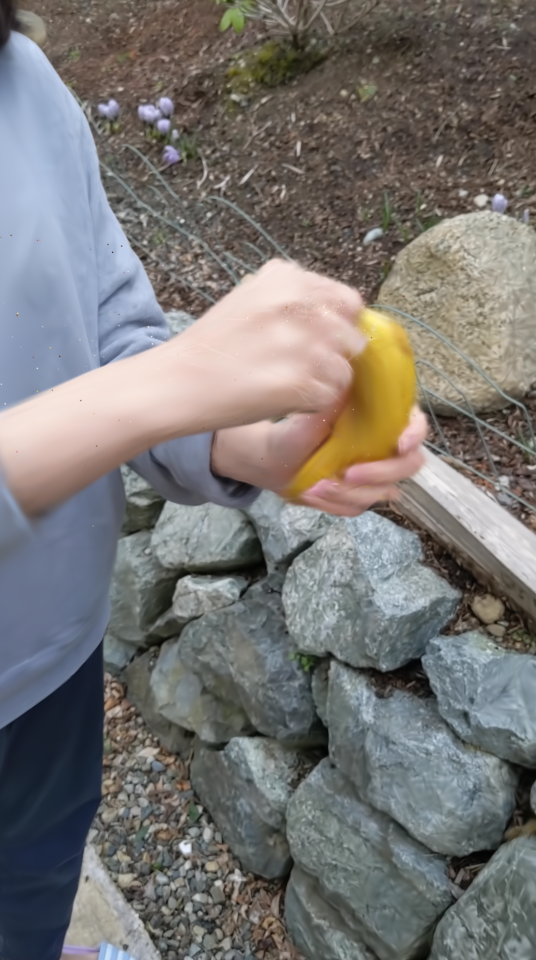
#> input picture compare_rgb/banner/virg-peel-banana_ours_00010.png, 536 x 960 px, found by its file name
$ python draw_box.py
#> lines starting #> are read from the running program, lines starting #| are printed output that depends on the picture; after the words box and inside, x2 and y2 are one past the last pixel; in counts of white or black regions, pixels touching at a corner belong together
import cv2

if __name__ == '__main__':

    # 读取原始图像
    ori_path = 'compare_rgb/nv3d/virg-peel-banana_ours_00010.png'

    dst_path = ori_path.replace('experiment_rgb', 'experiment_box').replace('.png', '_box.png')
    # dst_red_path = ori_path.replace('experiment_rgb', 'experiment_box').replace('.png', '_red_box.png')
    # dst_green_path = ori_path.replace('experiment_rgb', 'experiment_box').replace('.png', '_green_box.png')


    image = cv2.imread(ori_path)
#> image is the input picture: shape (960, 536, 3); mean B, G, R 115.4, 117.4, 119.7


    # 定义两组box的范围
    red_center = (300, 380)
    green_center = (1020, 900)

    red_w = 150
    red_h = 150

    green_w = 50
    green_h = 80

    box_size = 2

    red_box = (red_center[0] - red_w, red_center[1]-red_h, red_center[0] + red_w, red_center[1] + red_h)  # (x1, y1, x2, y2)
    green_box = (green_center[0] - green_w, green_center[1]-green_h, green_center[0] + green_w, green_center[1] + green_h)  # (x1, y1, x2, y2)

    # 在原始图像上绘制红色和绿色框
    image_with_boxes = image.copy()
    cv2.rectangle(image_with_boxes, (red_box[0], red_box[1]), (red_box[2], red_box[3]), (0, 0, 255), box_size)  # 红色框
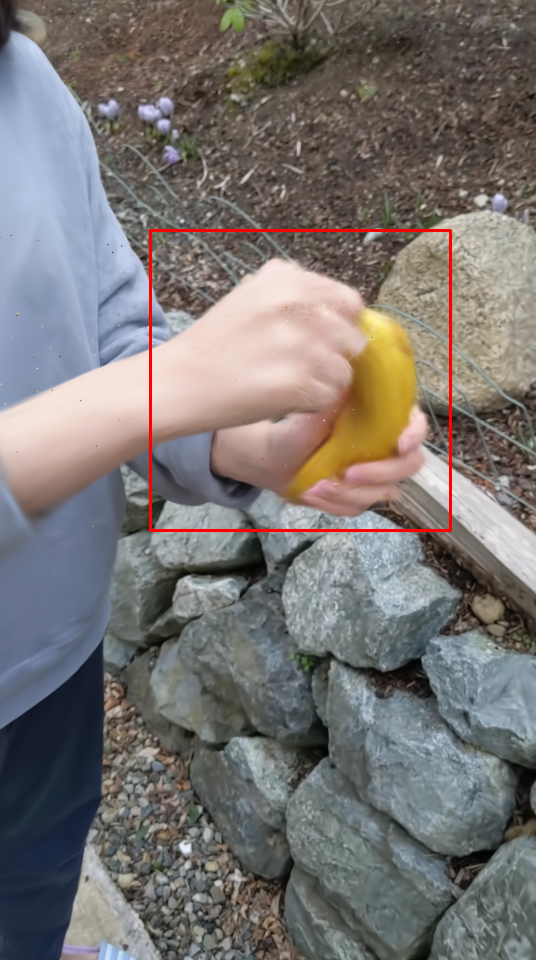
#> image_with_boxes: shape (960, 536, 3); 0.7% of pixels changed, all inside (x1, y1, x2, y2) = (149, 229, 452, 532)
    # cv2.rectangle(image_with_boxes, (green_box[0], green_box[1]), (green_box[2], green_box[3]), (0, 255, 0), box_size)  # 绿色框

    # 保存带有框的图像
    cv2.imwrite(dst_path, image_with_boxes)

    # [7 lines of commented-out code are left out]
